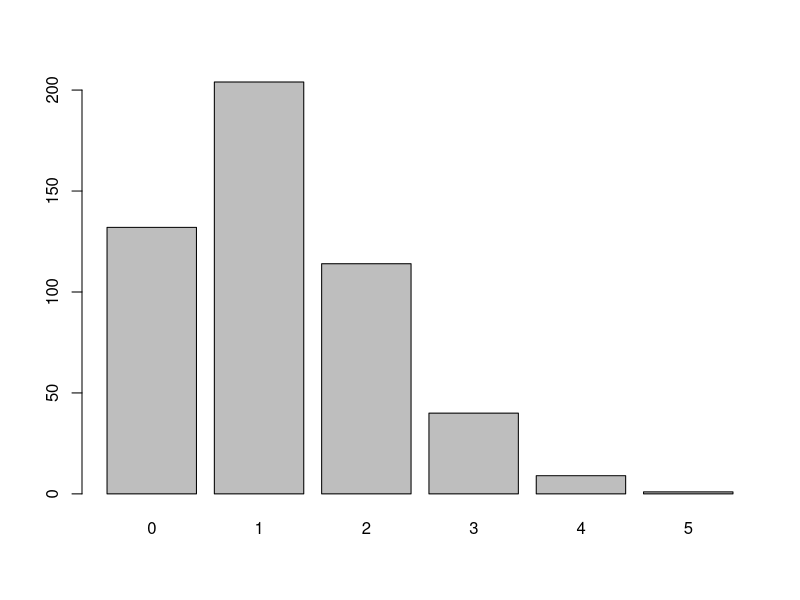
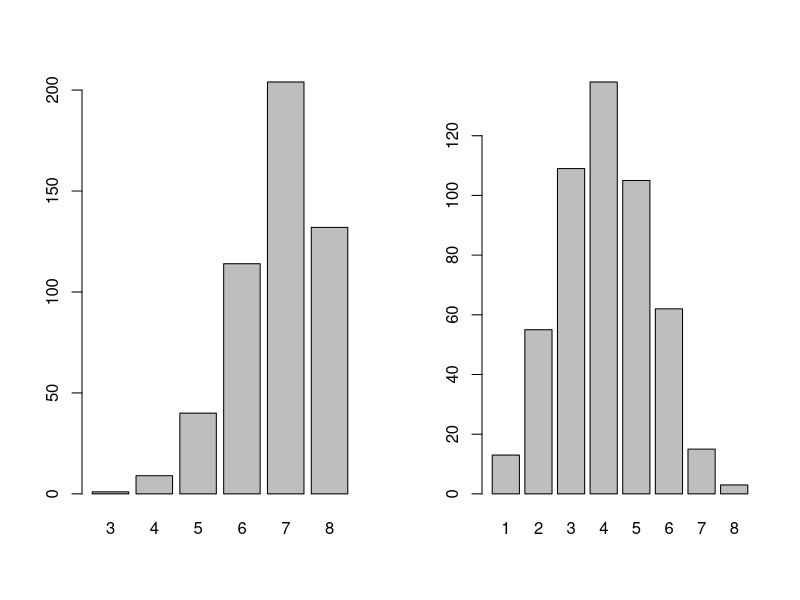

The R source for these figures, in order:
## ---- chunk 1
knitr::opts_chunk$set(echo = TRUE)
## ---- chunk 2
bfcolor <- function(x, color) {
  if (knitr::is_latex_output()) {
    sprintf("\\textcolor{%s}{\\textbf{%s}}", color, x)
  } else if (knitr::is_html_output()) {
    sprintf("<span style='color: %s;'><b>%s</b></span>", color, x)
  } else x
}
## ---- chunk 3
#define parameters
number.patients = 8
response.prob = 0.15
number.replicates = 500

#create empty vectors to store results
number.responses.replicate = vector("numeric", number.patients)
number.responses = vector("numeric", number.replicates)

#set the seed for a pseudo-random sample
set.seed(10202022)

#simulate number.replicates many trials
for(k in 1:number.replicates){
  
  number.responses.replicate = sample(c(0,1), 
                                      size = number.patients,
                                      prob = c(1 - response.prob, response.prob),
                                      replace = TRUE)
  
  number.responses[k] = sum(number.responses.replicate)
  
}
## ---- chunk 4
table(number.responses)
barplot(table(number.responses))
## ---- chunk 5
#define parameters
number.patients = 8
response.prob = 0.85
number.replicates = 500

#create empty vectors to store results
number.responses.replicate = vector("numeric", number.patients)
number.responses.A = vector("numeric", number.replicates)

#set the seed for a pseudo-random sample
set.seed(10202022)

#simulate the trials
for(k in 1:number.replicates){
  
  number.responses.replicate = sample(c(0,1), size = number.patients,
                                      prob = c(1 - response.prob, response.prob),
                                      replace = TRUE)
  
  number.responses.A[k] = sum(number.responses.replicate)
  
}

#define parameters
number.patients = 8
response.prob = 0.5
number.replicates = 500

#create empty vectors to store results
number.responses.replicate = vector("numeric", number.patients)
number.responses.B = vector("numeric", number.replicates)

#set the seed for a pseudo-random sample
set.seed(10202022)

#simulate the trials
for(k in 1:number.replicates){
  
  number.responses.replicate = sample(c(0,1), size = number.patients,
                                      prob = c(1 - response.prob, response.prob),
                                      replace = TRUE)
  
  number.responses.B[k] = sum(number.responses.replicate)
  
}

par(mfrow = c(1, 2))
barplot(table(number.responses.A))
barplot(table(number.responses.B))
## ---- chunk 6
#define parameters
number.patients = 8
response.prob = 0.15
number.replicates = 500

#create empty vectors to store results
number.responses.replicate = vector("numeric", number.patients)
number.responses = vector("numeric", number.replicates)

#set the seed for a pseudo-random sample
set.seed(10202022)

#simulate number.replicates many trials
for(k in 1:number.replicates){
  
  number.responses.replicate = sample(c(0,1), 
                                      size = number.patients,
                                      prob = c(1 - response.prob, response.prob),
                                      replace = TRUE)
  
  number.responses[k] = sum(number.responses.replicate)
  
}
## ---- chunk 7
sum(number.responses == 0)
sum(number.responses == 0)/number.replicates
## ---- chunk 8
#define parameters
number.patients = 8
response.prob = 0.15
number.replicates = 500

#create empty vectors to store results
number.responses.replicate = vector("numeric", number.patients)
number.responses = vector("numeric", number.replicates)

#set the seed for a pseudo-random sample
set.seed(10202022)

#simulate number.replicates many trials
for(k in 1:number.replicates){
  
  number.responses.replicate = sample(c(0,1), 
                                      size = number.patients,
                                      prob = c(1 - response.prob, response.prob),
                                      replace = TRUE)
  
  number.responses[k] = sum(number.responses.replicate)
  
}
## ---- chunk 9
#using r as a calculator
prop.table(table(number.responses))  #print probability distribution table
    
#calculate E(X)
xi = 0:8
prob.xi = prop.table(table(number.responses))
ex = sum(xi[1:6]*prob.xi) # try 1:8 and see what happens. Why?
ex

